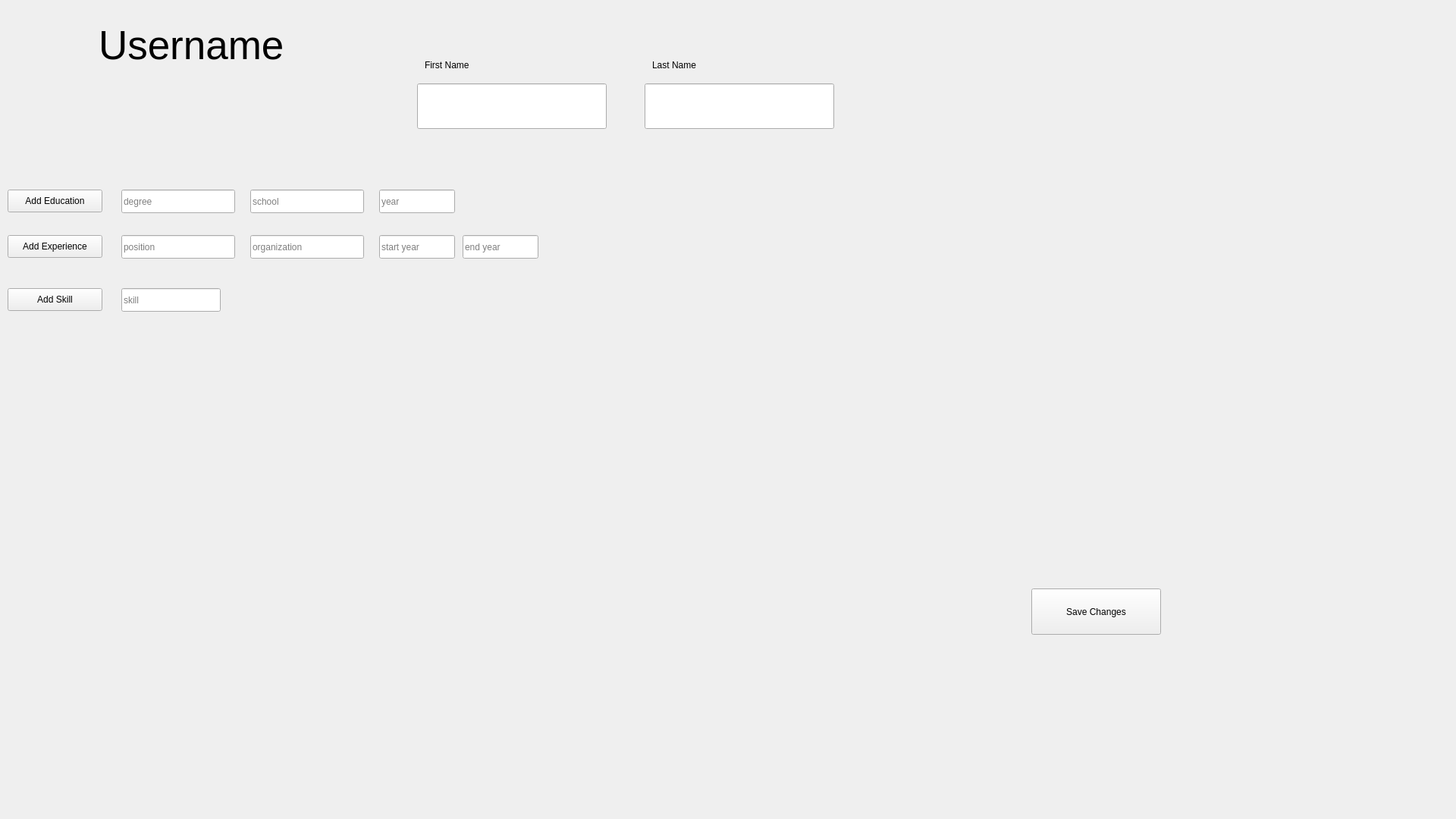
<?xml version="1.0" encoding="UTF-8"?>
<ui version="4.0">
 <class>EditUserprofWindow</class>
 <widget class="QWidget" name="EditUserprofWindow">
  <property name="geometry">
   <rect>
    <x>0</x>
    <y>0</y>
    <width>1920</width>
    <height>1080</height>
   </rect>
  </property>
  <property name="windowTitle">
   <string>Edit Profile</string>
  </property>
  <widget class="QPushButton" name="savebutton">
   <property name="geometry">
    <rect>
     <x>1360</x>
     <y>776</y>
     <width>171</width>
     <height>61</height>
    </rect>
   </property>
   <property name="text">
    <string>Save Changes</string>
   </property>
  </widget>
  <widget class="QPushButton" name="addedubutton">
   <property name="geometry">
    <rect>
     <x>10</x>
     <y>250</y>
     <width>125</width>
     <height>30</height>
    </rect>
   </property>
   <property name="text">
    <string>Add Education</string>
   </property>
  </widget>
  <widget class="QPushButton" name="addexpbutton">
   <property name="geometry">
    <rect>
     <x>10</x>
     <y>310</y>
     <width>125</width>
     <height>30</height>
    </rect>
   </property>
   <property name="text">
    <string>Add Experience</string>
   </property>
  </widget>
  <widget class="QPushButton" name="addskillbutton">
   <property name="geometry">
    <rect>
     <x>10</x>
     <y>380</y>
     <width>125</width>
     <height>30</height>
    </rect>
   </property>
   <property name="text">
    <string>Add Skill</string>
   </property>
  </widget>
  <widget class="QLineEdit" name="fnametxt">
   <property name="geometry">
    <rect>
     <x>550</x>
     <y>110</y>
     <width>250</width>
     <height>60</height>
    </rect>
   </property>
   <property name="font">
    <font>
     <pointsize>20</pointsize>
    </font>
   </property>
  </widget>
  <widget class="QLineEdit" name="lnametxt">
   <property name="geometry">
    <rect>
     <x>850</x>
     <y>110</y>
     <width>250</width>
     <height>60</height>
    </rect>
   </property>
   <property name="font">
    <font>
     <pointsize>20</pointsize>
    </font>
   </property>
  </widget>
  <widget class="QLineEdit" name="degreetxt">
   <property name="geometry">
    <rect>
     <x>160</x>
     <y>250</y>
     <width>150</width>
     <height>31</height>
    </rect>
   </property>
   <property name="placeholderText">
    <string>degree</string>
   </property>
  </widget>
  <widget class="QLineEdit" name="schooltxt">
   <property name="geometry">
    <rect>
     <x>330</x>
     <y>250</y>
     <width>150</width>
     <height>31</height>
    </rect>
   </property>
   <property name="placeholderText">
    <string>school</string>
   </property>
  </widget>
  <widget class="QLineEdit" name="yeartxt">
   <property name="geometry">
    <rect>
     <x>500</x>
     <y>250</y>
     <width>100</width>
     <height>31</height>
    </rect>
   </property>
   <property name="placeholderText">
    <string>year</string>
   </property>
  </widget>
  <widget class="QLineEdit" name="syeartxt">
   <property name="geometry">
    <rect>
     <x>500</x>
     <y>310</y>
     <width>100</width>
     <height>31</height>
    </rect>
   </property>
   <property name="placeholderText">
    <string>start year</string>
   </property>
  </widget>
  <widget class="QLineEdit" name="postxt">
   <property name="geometry">
    <rect>
     <x>160</x>
     <y>310</y>
     <width>150</width>
     <height>31</height>
    </rect>
   </property>
   <property name="placeholderText">
    <string>position</string>
   </property>
  </widget>
  <widget class="QLineEdit" name="orgtxt">
   <property name="geometry">
    <rect>
     <x>330</x>
     <y>310</y>
     <width>150</width>
     <height>31</height>
    </rect>
   </property>
   <property name="placeholderText">
    <string>organization</string>
   </property>
  </widget>
  <widget class="QLineEdit" name="eyeartxt">
   <property name="geometry">
    <rect>
     <x>610</x>
     <y>310</y>
     <width>100</width>
     <height>31</height>
    </rect>
   </property>
   <property name="placeholderText">
    <string>end year</string>
   </property>
  </widget>
  <widget class="QLineEdit" name="skilltxt">
   <property name="geometry">
    <rect>
     <x>160</x>
     <y>380</y>
     <width>131</width>
     <height>31</height>
    </rect>
   </property>
   <property name="placeholderText">
    <string>skill</string>
   </property>
  </widget>
  <widget class="QLabel" name="usernamelabel">
   <property name="geometry">
    <rect>
     <x>130</x>
     <y>0</y>
     <width>280</width>
     <height>120</height>
    </rect>
   </property>
   <property name="font">
    <font>
     <pointsize>40</pointsize>
    </font>
   </property>
   <property name="text">
    <string>Username</string>
   </property>
  </widget>
  <widget class="QLabel" name="label">
   <property name="geometry">
    <rect>
     <x>560</x>
     <y>70</y>
     <width>111</width>
     <height>31</height>
    </rect>
   </property>
   <property name="text">
    <string>First Name </string>
   </property>
  </widget>
  <widget class="QLabel" name="label_2">
   <property name="geometry">
    <rect>
     <x>860</x>
     <y>70</y>
     <width>111</width>
     <height>31</height>
    </rect>
   </property>
   <property name="text">
    <string>Last Name </string>
   </property>
  </widget>
 </widget>
 <resources/>
 <connections/>
</ui>
